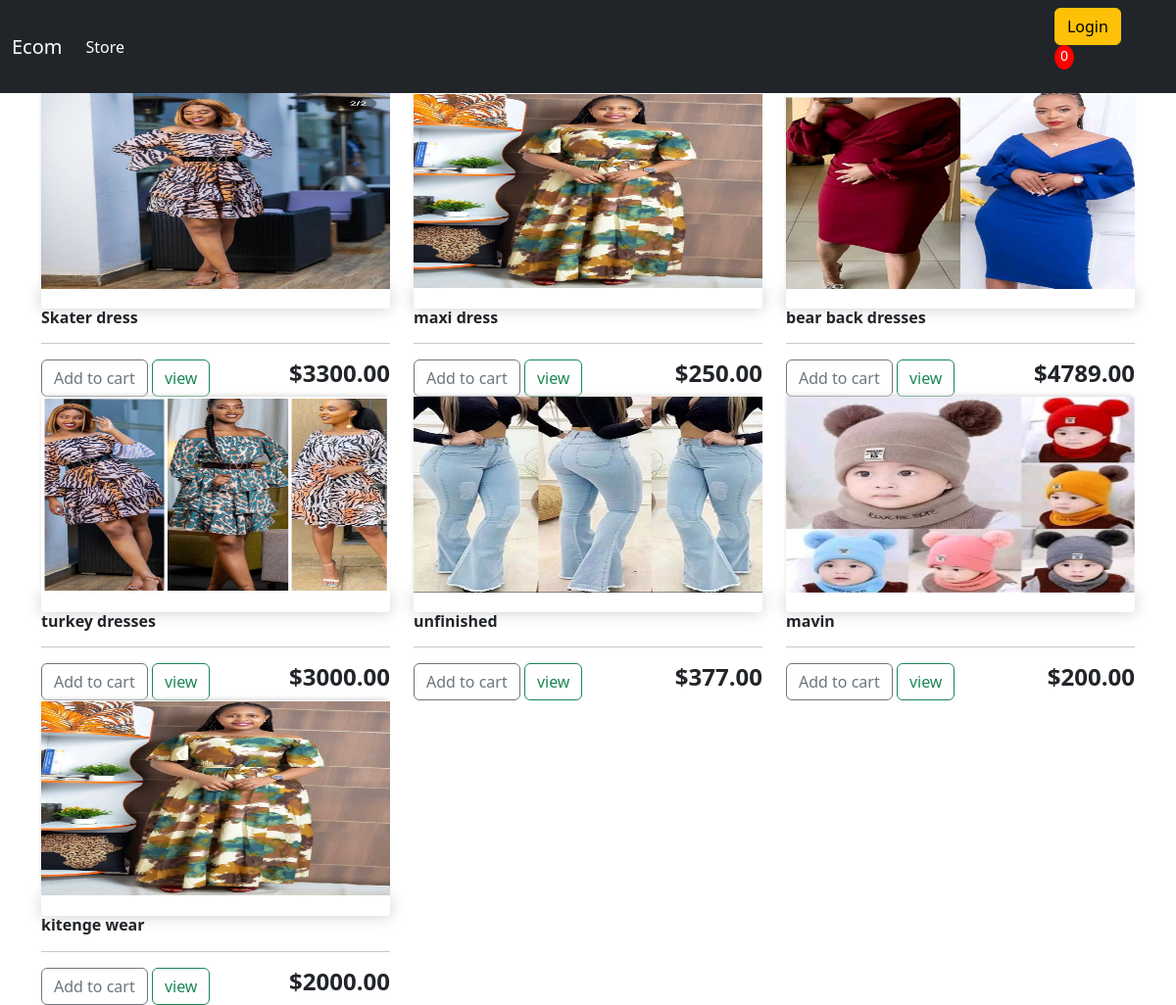
The page / on the database its author committed.
### store/models.py (models this page shows, shortened)
class Product(models.Model):
    name = models.CharField(max_length=200, null=True)
    price = models.FloatField()
    digital = models.BooleanField(default=False, null=True,blank=False)
    image = models.ImageField(null=True, blank=True)
    @property
    def imageURL(self):
        try:
            url = self.image.url
        except:
            url = ''
        return url

### store/views.py (the view)
# urls.py: path('', include('store.urls') ),
def store(request):
    if request.user.is_authenticated:
        customer = request.user.customer #//one to one relationship
        order, created = Order.objects.get_or_create(customer=customer, complete=False) # To create or get order if it exist
        items = order.orderitem_set.all() # to query child object by setting the parent value , the child object with all lowercase value then underscore set //
        cartItems = order.get_cart_items
    else:
        items =[]
        order = {'get_cart_total':0, 'get_cart_items': 0,'shipping':False}
        cartItems = order['get_cart_items']
    products = Product.objects.all()
    context = {'products':products, 'cartItems':cartItems, }
    return render(request, 'store/store.html',context)

### store/templates/store/store.html
{% extends 'store/main.html' %}
{% load static %}
{% block content %}
<div class="row">
    {% for product in products %}
    <div class="col-lg-4">
        <img class="thumbnail" src="{{product.imageURL}}" alt="">
        <div class="box-element product"></div>
        <h6><strong>{{product.name}} </strong></h6>
        <hr>
        <button data-product= {{product.id}} data-action="add" class="btn btn-outline-secondary add-btn update-cart">Add to cart</button>
        <a class="btn btn-outline-success" href="">view</a>
        <h4 style="display: inline-block;position:relative;float:right"><strong>${{product.price|floatformat:2}}</strong></h4>
    </div>
    {% endfor %}
</div>
{% endblock %}

### store/templates/store/main.html (shortened to what this page needs)
<!DOCTYPE html>
{% load static %}
<html lang="en">
<head>
    <link rel="stylesheet" type="text/css" href="{% static 'css/main.css'%}">
    <link href="https://cdn.jsdelivr.net/npm/bootstrap@5.3.0-alpha1/dist/css/bootstrap.min.css" rel="stylesheet">
    <link rel="stylesheet" href="https://cdnjs.cloudflare.com/ajax/libs/font-awesome/6.3.0/css/all.min.css" />
</head>
<body>
    <nav class="navbar navbar-expand-lg navbar-dark bg-dark">
        <div class="container-fluid">
          <a class="navbar-brand" href="{% url 'store'%}">Ecom</a>
          <div class="collapse navbar-collapse" id="navbarSupportedContent">
            <ul class="navbar-nav me-auto mb-2 mb-lg-0">
              <li class="nav-item">
                <a class="nav-link active" aria-current="page" href="{% url 'store'%}">Store</a>
              </li>
            </ul>
            <div class="form-inline my-2 my-lg-0">
              <a href="#"class="btn btn-warning">Login</a>
              <a href="{% url 'cart' %}">
              </a>
              <p id="cart-total">{{cartItems}}</p>
            </div>
          </div>
        </div>
      </nav>
    <div class="container">
        {% block content %}
        {% endblock %}
        </div>
</body>
</html>

### static/css/main.css (style rules this page uses)
body { background-color: hsl(0, 0%, 98%); }
h1,h2,h3,h4,h5,h6 { color:hsl(0, 0%, 30%); }
.box-element { box-shadow:hsl(0, 0%, 80%) 0 0 16px; background-color: #fff; border-radius: 4px; padding: 10px; }
.thumbnail { width: 100%; height: 200px; -webkit-box-shadow: -1px -3px 5px -2px rgba(214,214,214,1); -moz-box-shadow: -1px -3px 5px -2px rgba(214,214,214,1); box-shadow: -1px -3px 5px -2px rgba(214,214,214,1); }
.product { border-radius: 0 0 4px 4px; }
.bg-dark { background-color: #4f868c!important; }
#cart-total { display: block; text-align: center; color:#fff; background-color: red; width: 20px; height: 25px; border-radius: 50%; font-size: 14px; }
.col-lg-4, .col-lg-6, .col-lg-8, .col-lg-12 { margin-top: 10px; }
.btn { border-radius: 0; }

### rows shown on the page
Product: imageURL (picture), name "Skater dress", price "3300.00"
Product: imageURL (picture), name "maxi dress", price "250.00"
Product: imageURL (picture), name "bear back dresses", price "4789.00"
Product: imageURL (picture), name "turkey dresses", price "3000.00"
Product: imageURL (picture), name "unfinished", price "377.00"
Product: imageURL (picture), name "mavin", price "200.00"
Product: imageURL (picture), name "kitenge wear", price "2000.00"

### other values the page prints
{{ cartItems }} "0"
